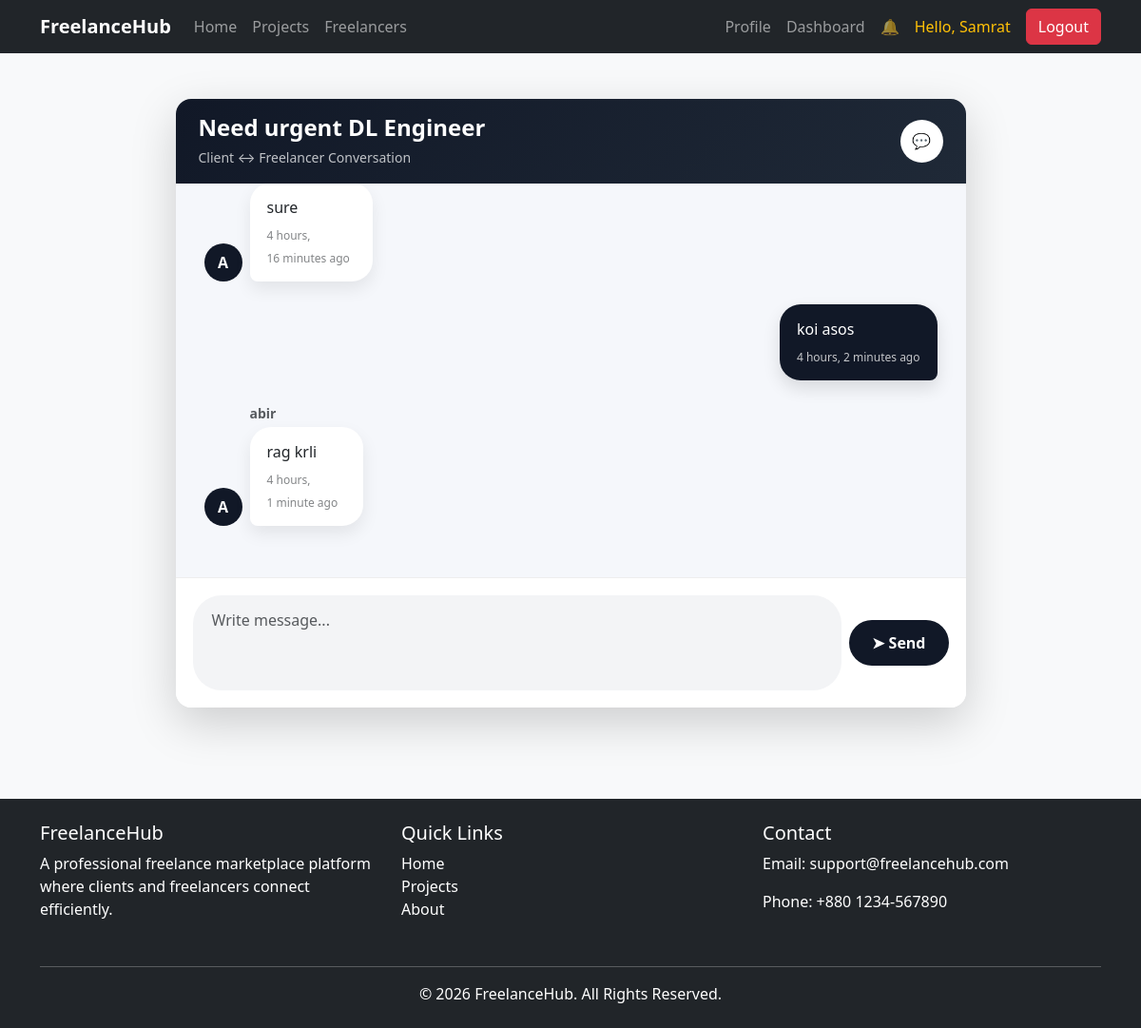
The app's page /messages/1/ (signed in) with its own data.
### accounts/models.py (models this page shows, shortened)
class User(AbstractUser):
    role= models.CharField(max_length=50,choices=ROLE_CHOICES)
    is_verified= models.BooleanField(default=False)

### messaging/models.py (models this page shows, shortened)
class Conversation(models.Model):
    project = models.ForeignKey(Project,on_delete=models.CASCADE)
    client = models.ForeignKey( settings.AUTH_USER_MODEL,on_delete=models.CASCADE,related_name='client_conversations')
    freelancer = models.ForeignKey(settings.AUTH_USER_MODEL,on_delete=models.CASCADE,related_name='freelancer_conversations')
    created_at = models.DateTimeField(auto_now_add=True)

class Message(models.Model):
    conversation = models.ForeignKey(
        Conversation,
        on_delete=models.CASCADE,
        related_name='messages'
    )
    sender = models.ForeignKey(
        settings.AUTH_USER_MODEL,
        on_delete=models.CASCADE
    )
    body = models.TextField()
    created_at = models.DateTimeField(
        auto_now_add=True
    )

### projects/models.py (models this page shows, shortened)
class Project(models.Model):
    client = models.ForeignKey(settings.AUTH_USER_MODEL,on_delete=models.CASCADE,related_name='projects')
    category = models.ForeignKey(Category,on_delete=models.CASCADE)
    title = models.CharField(max_length=200)
    description = models.TextField()
    budget = models.DecimalField(max_digits=10,decimal_places=2)
    deadline = models.DateField()
    created_at = models.DateTimeField(auto_now_add=True)

### messaging/views.py (the view)
# urls.py: path('<int:id>/',views.conversation_detail,name='conversation_detail'),
@login_required
def conversation_detail(request, id):
    conversation = get_object_or_404(
        Conversation,
        id=id
    )
    if request.user not in [
        conversation.client,
        conversation.freelancer
    ]:
        return redirect(
            'home'
        )
    if request.method == 'POST':
        form = MessageForm(
            request.POST
        )
        if form.is_valid():
            message = form.save(
                commit=False
            )
            message.conversation = conversation
            message.sender = request.user
            message.save()
            if request.user == conversation.client:
                receiver = conversation.freelancer
            else:
                receiver = conversation.client
            Notification.objects.create(
                user=receiver,
                notification_type='message',
                conversation=conversation,
                message=(
                    f'{request.user.first_name} '
                    f'sent you a message about '
                    f'"{conversation.project.title}".'
                )
            )
            return redirect(
                'conversation_detail',
                id=conversation.id
            )
    else:
        form = MessageForm()
    return render(
        request,
        'messaging/conversation.html',
        {
            'conversation': conversation,
            'form': form
        }
    )

### messaging/forms.py
class MessageForm(forms.ModelForm):
    class Meta:
        model = Message
        fields = [
            'body'
        ]
        widgets = {
            'body': forms.Textarea(
                attrs={
                    'class': 'form-control',
                    'rows': 3,
                    'placeholder': 'Write message...'
                }
            )
        }

### notifications/context_processors.py (called while the page is built)
def notification_count(request):
    count = 0
    if request.user.is_authenticated:
        count = Notification.objects.filter(
            user=request.user,
            is_read=False
        ).count()
    return {
        'notification_count': count
    }

### messaging/templates/messaging/conversation.html (shortened to what this page needs)
{% extends 'base.html' %}
{% block content %}
<div class="container py-5">
    <div class="row justify-content-center">
        <div class="col-lg-9">
            <div class="card border-0 shadow-lg rounded-4 overflow-hidden chat-card">
                <div
                    class="chat-header d-flex justify-content-between align-items-center px-4 py-3"
                >
                    <div>
                        <h4 class="mb-1 fw-bold text-white">
                            {{ conversation.project.title }}
                        </h4>
                        <small class="text-light opacity-75">
                            Client ↔ Freelancer Conversation
                        </small>
                    </div>
                    <div
                        class="bg-white text-dark rounded-circle d-flex align-items-center justify-content-center fw-bold"
                        style="width:45px;height:45px;"
                    >
                        💬
                    </div>
                </div>
                <div
                    id="chat-box"
                    class="chat-body"
                >
                    {% for message in conversation.messages.all %}
                        {% if message.sender == request.user %}
                        <div class="d-flex justify-content-end mb-4">
                            <div
                                class="message-bubble my-message"
                            >
                                <p class="mb-1">
                                    {{ message.body }}
                                </p>
                                <small class="message-time">
                                    {{ message.created_at|timesince }}
                                    ago
                                </small>
                            </div>
                        </div>
                        {% else %}
                        <div
                            class="d-flex justify-content-start mb-4 align-items-end gap-2"
                        >
                            <div
                                class="avatar-circle"
                            >
                                {{ message.sender.first_name|slice:":1"|upper }}
                            </div>
                            <div>
                                <div
                                    class="small fw-semibold text-muted mb-1"
                                >
                                    {{ message.sender.first_name }}
                                </div>
                                <div
                                    class="message-bubble other-message"
                                >
                                    <p class="mb-1">
                                        {{ message.body }}
                                    </p>
                                    <small class="message-time text-muted">
                                        {{ message.created_at|timesince }}
                                        ago
                                    </small>
                                </div>
                            </div>
                        </div>
                        {% endif %}
                    {% endfor %}
                </div>
                <div class="chat-footer">
                    <form method="POST">
                        <div
                            class="d-flex align-items-center gap-2"
                        >
                            <div class="flex-grow-1">
                                {{ form.body }}
                            </div>
                            <button
                                type="submit"
                                class="btn send-btn"
                            >
                                ➤ Send
                            </button>
                        </div>
                    </form>
                </div>
            </div>
        </div>
    </div>
</div>
{% endblock %}

### templates/navbar.html (shortened to what this page needs)
<nav class="navbar navbar-expand-lg navbar-dark bg-dark">
  <div class="container">
    <a class="navbar-brand fw-bold" href="/"> FreelanceHub </a>
    <div class="collapse navbar-collapse" id="navbarContent">
      <ul class="navbar-nav me-auto mb-2 mb-lg-0">
        <li class="nav-item">
          <a class="nav-link" href="/"> Home </a>
        </li>
        <li class="nav-item">
          <a class="nav-link" href="{% url 'project_list' %}"> Projects </a>
        </li>
        <li class="nav-item">
          <a class="nav-link" href="#"> Freelancers </a>
        </li>
      </ul>
      <ul class="navbar-nav align-items-center">
        {% if user.is_authenticated %}
        <li class="nav-item">
          <a class="nav-link" href="{% url 'profile' %}"> Profile </a>
        </li>
        <li class="nav-item">
          {% if user.role == 'client' %}
          <a class="nav-link" href="{% url 'proposal_dashboard' %}">
            Dashboard
          </a>
          {% elif user.role == 'freelancer' %}
          <a class="nav-link" href="{% url 'freelancer_dashboard' %}">
            Dashboard
          </a>
          {% endif %}
        </li>
        <li class="nav-item">
          <a
            class="nav-link position-relative"
            href="{% url 'notifications' %}"
          >
            🔔
          </a>
        </li>
        <li class="nav-item">
          <span class="nav-link text-warning">
            Hello, {{ user.first_name }}
          </span>
        </li>
        <li class="nav-item">
          <a class="btn btn-danger ms-2" href="{% url 'logout' %}"> Logout </a>
        </li>
        {% endif %}
      </ul>
    </div>
  </div>
</nav>

### static/style.css (style rules this page uses)
body { background-color: #f8f9fa; }
.navbar a { text-decoration: none; }

### messaging/templates/messaging/conversation.html (style rules this page uses)
.chat-card { height: 80vh; }
.chat-header { background: linear-gradient( 135deg, #111827, #1f2937 ); }
.chat-body { background:#f5f7fb; padding:30px; overflow-y:auto; flex:1; height:500px; }
.message-bubble { max-width:75%; padding:14px 18px; border-radius:22px; position:relative; transition:.25s; word-wrap:break-word; }
.my-message { background:#111827; color:white; border-bottom-right-radius:8px; box-shadow: 0 8px 18px rgba(0,0,0,.12); }
.other-message { background:white; border-bottom-left-radius:8px; box-shadow: 0 8px 18px rgba(0,0,0,.08); }
.message-time { font-size:12px; opacity:.75; }
.avatar-circle { width:40px; height:40px; border-radius:50%; background:#111827; color:white; display:flex; justify-content:center; align-items:center; font-weight:700; }
.chat-footer { background:white; padding:18px; border-top:1px solid #eee; }
.chat-footer textarea { border:none; background:#f3f4f6; border-radius:30px; padding:14px 20px; resize:none; width:100%; outline:none; box-shadow:none; }
.send-btn { background:#111827; color:white; border:none; border-radius:30px; padding:12px 24px; font-weight:600; transition:.25s; }

### records on screen
User: first_name "Samrat"
Conversation: project "Need urgent DL Engineer"
Message: sender.first_name "A", body "sure", created_at "4 hours, 16 minutes"
Message: body "koi asos", created_at "4 hours, 2 minutes"
Message: sender.first_name "A", sender.first_name "abir", body "rag krli", created_at "4 hours, 1 minute"
